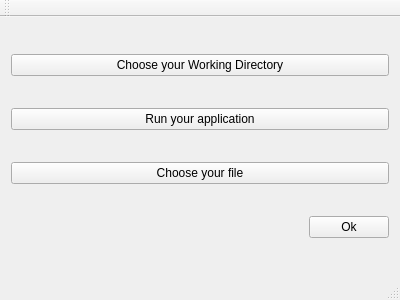
<?xml version="1.0" encoding="UTF-8"?>
<ui version="4.0">
 <class>MainWindow</class>
 <widget class="QMainWindow" name="MainWindow">
  <property name="geometry">
   <rect>
    <x>0</x>
    <y>0</y>
    <width>400</width>
    <height>300</height>
   </rect>
  </property>
  <property name="windowTitle">
   <string>MainWindow</string>
  </property>
  <widget class="QWidget" name="centralWidget">
   <layout class="QVBoxLayout" name="verticalLayout">
    <item>
     <widget class="QPushButton" name="pushButton">
      <property name="text">
       <string>Choose your Working Directory</string>
      </property>
     </widget>
    </item>
    <item>
     <widget class="QPushButton" name="pushButton_2">
      <property name="text">
       <string>Run your application</string>
      </property>
     </widget>
    </item>
    <item>
     <widget class="QPushButton" name="pushButton_4">
      <property name="text">
       <string>Choose your file</string>
      </property>
     </widget>
    </item>
    <item>
     <layout class="QHBoxLayout" name="horizontalLayout">
      <item>
       <spacer name="horizontalSpacer">
        <property name="orientation">
         <enum>Qt::Horizontal</enum>
        </property>
        <property name="sizeHint" stdset="0">
         <size>
          <width>40</width>
          <height>20</height>
         </size>
        </property>
       </spacer>
      </item>
      <item>
       <widget class="QPushButton" name="pushButton_3">
        <property name="text">
         <string>Ok</string>
        </property>
       </widget>
      </item>
     </layout>
    </item>
   </layout>
  </widget>
  <widget class="QMenuBar" name="menuBar">
   <property name="geometry">
    <rect>
     <x>0</x>
     <y>0</y>
     <width>400</width>
     <height>20</height>
    </rect>
   </property>
  </widget>
  <widget class="QToolBar" name="mainToolBar">
   <attribute name="toolBarArea">
    <enum>TopToolBarArea</enum>
   </attribute>
   <attribute name="toolBarBreak">
    <bool>false</bool>
   </attribute>
  </widget>
  <widget class="QStatusBar" name="statusBar"/>
 </widget>
 <layoutdefault spacing="6" margin="11"/>
 <resources/>
 <connections/>
</ui>
